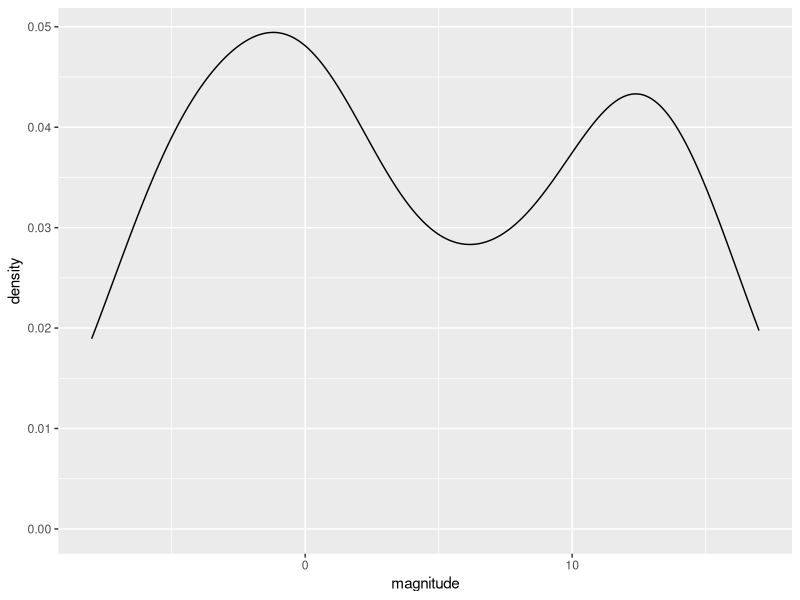
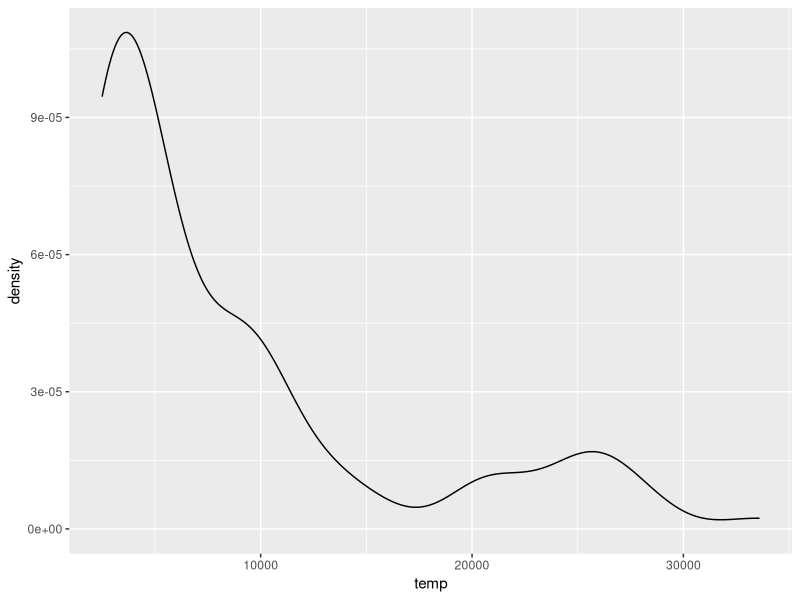
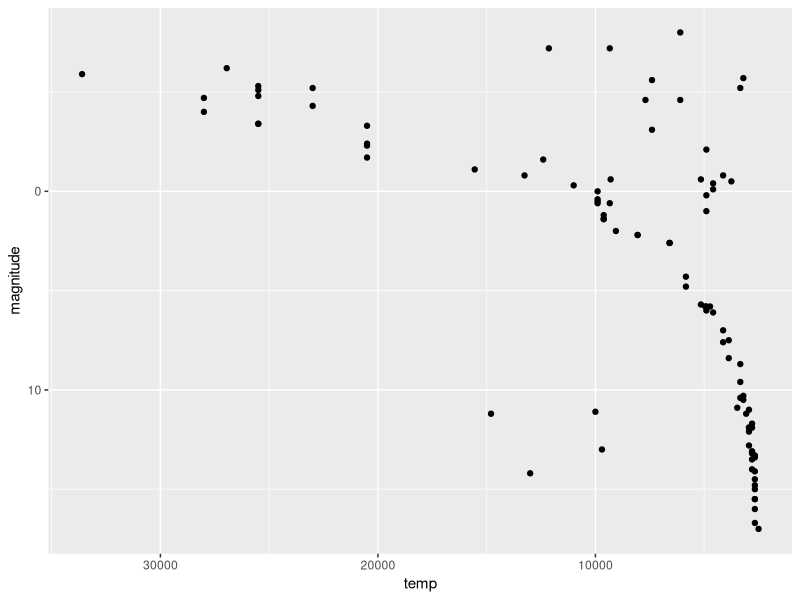
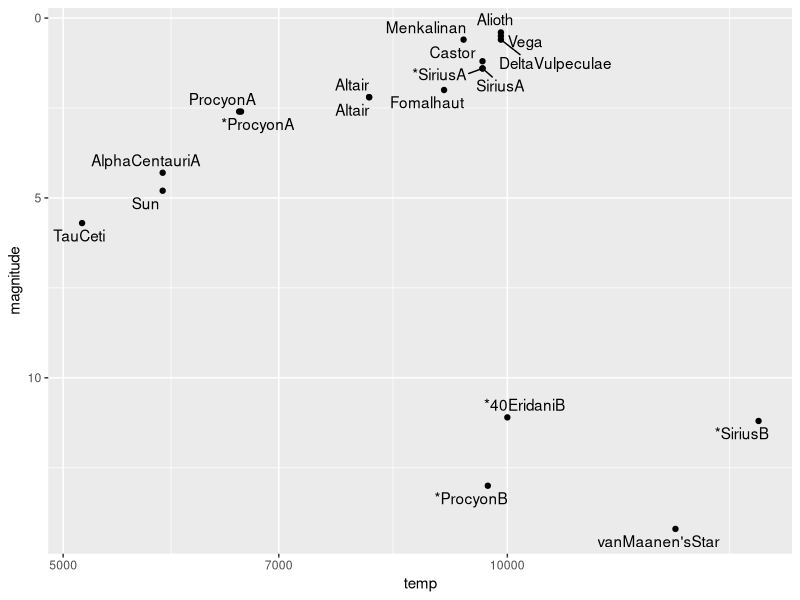
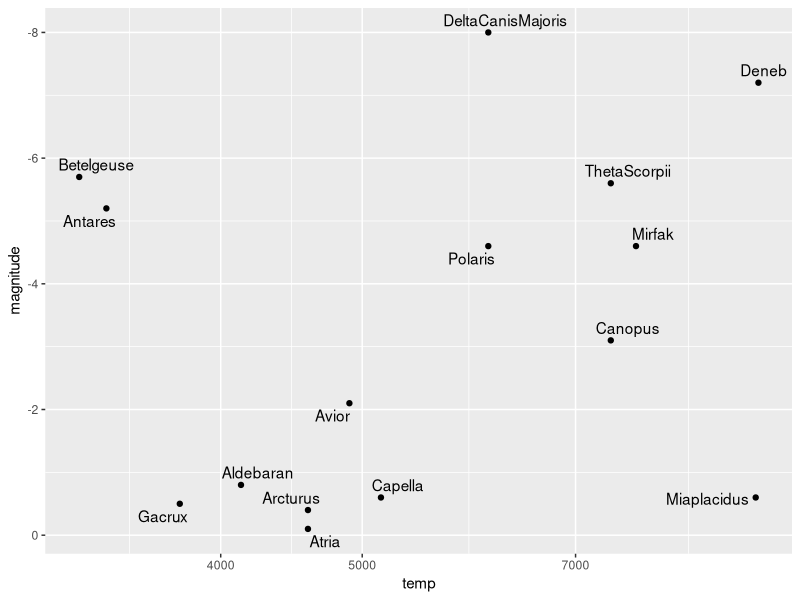
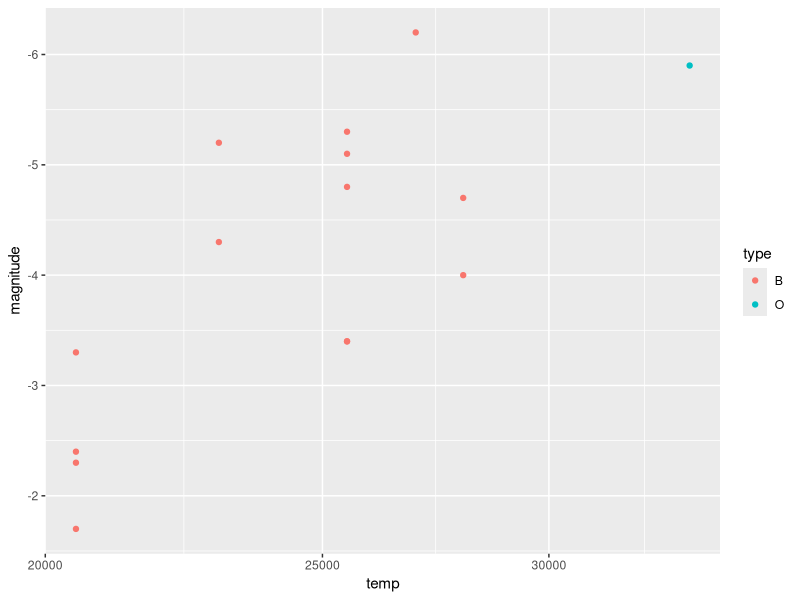

Recreate these plots in R, in order.
library(tidyverse)
library(dslabs)
data(stars)
options(digits = 3) 
stars
mean(stars$magnitude)
sd(stars$magnitude)

stars %>%
  ggplot(aes(x=magnitude)) + geom_density()

stars %>%
  ggplot(aes(x=temp)) + geom_density()

stars %>%
  ggplot(aes(x=temp,y=magnitude)) + geom_point() +
  scale_y_reverse() + 
  scale_x_continuous(trans = "log10") +
  scale_x_reverse() 

library(ggrepel)
stars %>%
  filter(temp>5000 & magnitude > 0) %>%
  ggplot(aes(x=temp,y=magnitude,label=star)) + geom_point() +
  scale_y_reverse() + 
  scale_x_continuous(trans = "log10") +
  geom_text_repel() 
  
stars %>%
  filter(temp<10000 & magnitude < 0) %>%
  ggplot(aes(x=temp,y=magnitude,label=star)) + geom_point() +
  scale_y_reverse() + 
  scale_x_continuous(trans = "log10") +
  geom_text_repel() 

stars %>%
  filter(temp>20000) %>%
  ggplot(aes(x=temp,y=magnitude,color=type)) + geom_point() +
  scale_y_reverse() + 
  scale_x_continuous(trans = "log10")




library(tidyverse)
library(dslabs)
data(temp_carbon)
data(greenhouse_gases)
data(historic_co2)
